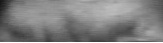
#> input picture berkerut/a1.jpg, 163 x 43 px; its folder holds only this picture in this run
$ jupyter execute feature_extraction.ipynb   (Python 2 division)   (older library calls are emulated)
#> lines starting #> are read from the running program, lines starting #| are printed output that depends on the picture; long printed decimals are rounded
[cell 1]
import os
import glob
import cv2
import numpy as np
import matplotlib.pyplot as plt

path = '/media/fatchur/F8107C2D107BF0CC/kerut_wajah/'
classes = ['berkerut', 'datar']

sobely_kerut = []
sobelx_kerut = []
sobely_datar = []
sobelx_datar = []
per_kerut = []
per_datar = []

msg = "tipe: {0}, sobel_y: {1:1.6}, sobel_x: {2:1.6}, per: {3:1.6}"

for i in classes:
    file_path = os.path.join(path, i, '*.jpg')
    files = glob.glob(file_path)
    for j in files:
        image = cv2.imread(j)
#> image is the input picture: shape (43, 163, 3); min 21, max 255, mean 128.4
        image = cv2.cvtColor(image, cv2.COLOR_BGR2RGB)
        image_gray = cv2.GaussianBlur(image,(5,5),0)
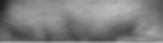
#> image_gray: shape (43, 163, 3); min 26, max 186, mean 127.2
        image_gray = cv2.cvtColor(image_gray, cv2.COLOR_RGB2GRAY)
#> image_gray: shape (43, 163)
        sobely = cv2.Sobel(image_gray, cv2.CV_8UC1, 0, 1, ksize=5)
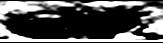
#> sobely: shape (43, 163); min 0, max 255, mean 82.6
        sobelx = cv2.Sobel(image_gray, cv2.CV_8UC1, 1, 0, ksize=5)
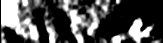
#> sobelx: shape (43, 163); min 0, max 255, mean 82.6

        height, width= sobely.shape
#> height = 43; width = 163
        val_1 = cv2.sumElems(sobely)[0]/(height * width)
#> val_1 = 82.58
        val_2 = cv2.sumElems(sobelx)[0]/(height * width)
#> val_2 = 82.57
        per = val_1/val_2
#> per = 1

        if i == 'berkerut':
            sobely_kerut.append(val_1)
            sobelx_kerut.append(val_2)
            per_kerut.append(per)
        else:
            sobely_datar.append(val_1)
            sobelx_datar.append(val_2)
            per_datar.append(per)

        print (msg.format(j, val_1, val_2, val_1/val_2))
#| tipe: berkerut/a1.jpg, sobel_y: 82.5835, sobel_x: 82.5728, per: 1.000

[cell 2]
print np.mean(sobely_kerut)
#| 82.584
print np.std(sobely_kerut)
#| 0.0

[cell 3]
print np.mean(sobelx_kerut)
#| 82.573
print np.std(sobelx_kerut)
#| 0.0

[cell 4]
print np.mean(per_kerut)
#| 1.000
print np.std(per_kerut)
#| 0.0
